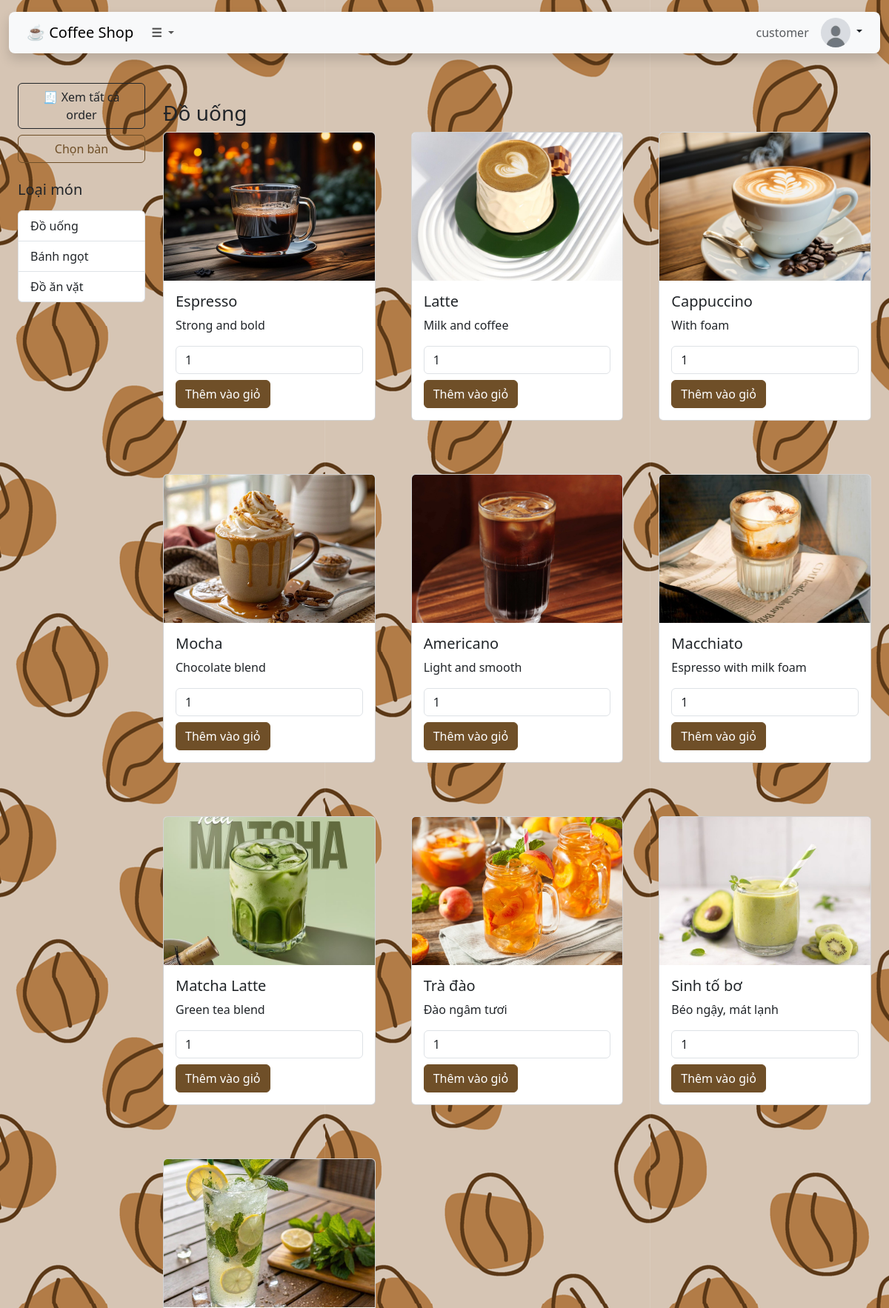
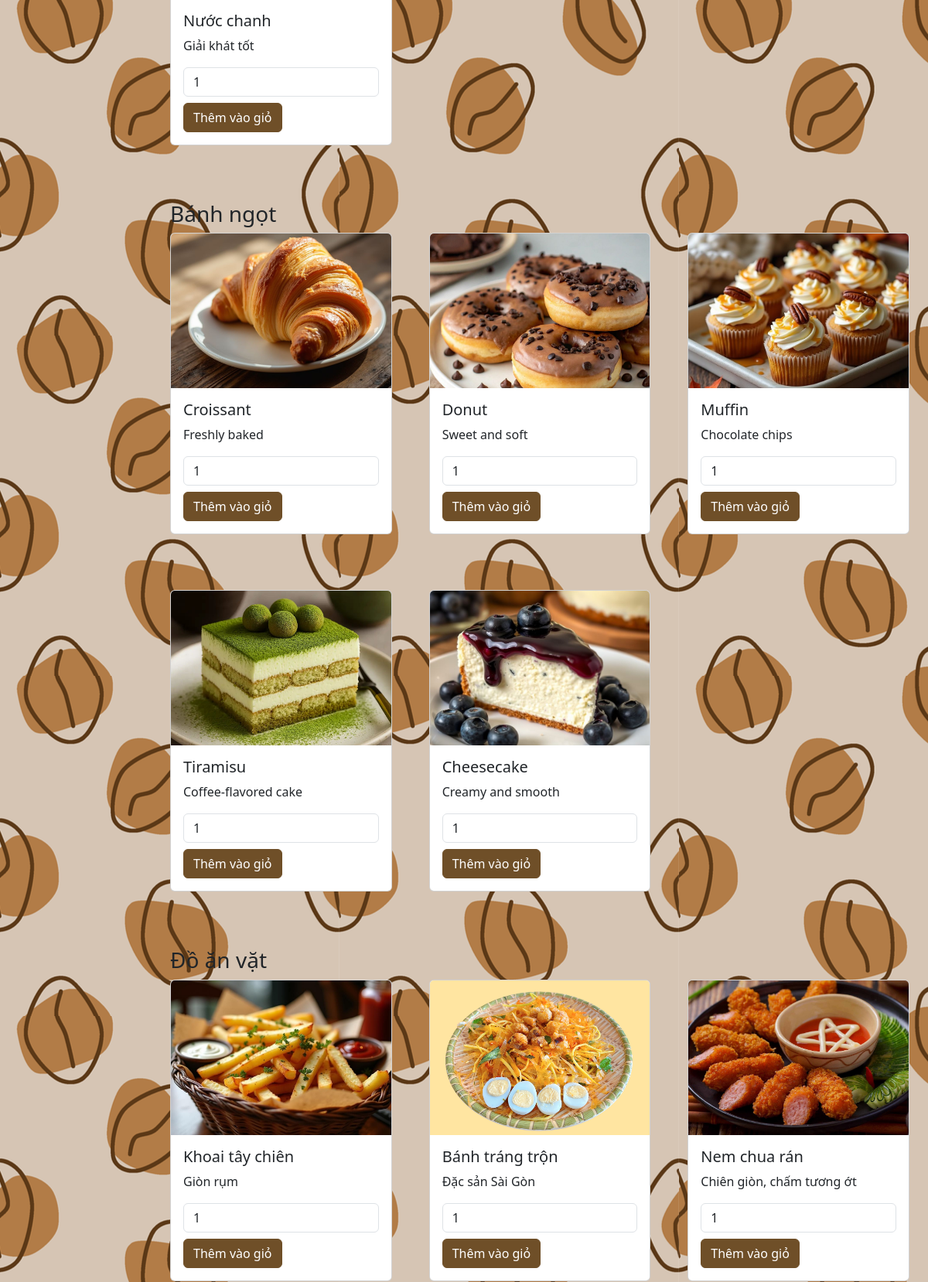
/InventoryController/customerMenuPage (signed in, upper part), run on the app's committed database (2 pictures, top to bottom).
### tables this page shows
CREATE TABLE Inventory (
    itemId INT PRIMARY KEY,
    quantity INT,
    FOREIGN KEY (itemId) REFERENCES Item(itemId)
);

CREATE TABLE Item (
    itemId INT AUTO_INCREMENT PRIMARY KEY,
    name VARCHAR(100),
    image VARCHAR(255),
    note TEXT,
    price INT,
    type VARCHAR(100)
);

### core/Controller.php (called while the page is built, shortened)
<?php
class Controller {
    public function view($viewPath, $data = []) {
        require_once __DIR__ . '/../app/views/' . $viewPath . '.php';
    }
}

### core/Database.php (called while the page is built, shortened)
<?php
class Database {
    private $host = "localhost";
    private $user = "root";
    private $pass = "";
    private $dbname = "coffee_shop";
    private $dbh;
    private $stmt;
    public function __construct() {
        $dsn = "mysql:host={$this->host};dbname={$this->dbname};charset=utf8";
        $options = [
            PDO::ATTR_ERRMODE            => PDO::ERRMODE_EXCEPTION,
            PDO::ATTR_DEFAULT_FETCH_MODE => PDO::FETCH_ASSOC
        ];
        try {
            $this->dbh = new PDO($dsn, $this->user, $this->pass, $options);
        } catch (PDOException $e) {
            die("Database Connection Failed: " . $e->getMessage());
        }
    }
    public function query($sql) {
        $this->stmt = $this->dbh->prepare($sql);
    }
    public function execute() {
        return $this->stmt->execute();
    }
    public function resultSet() {
        $this->execute();
        return $this->stmt->fetchAll(PDO::FETCH_ASSOC);
    }
}

### app/models/Inventory.php (called while the page is built, shortened)
<?php
    class Inventory {
        private $db;
        public function __construct() {
            $this->db = new Database();
        }
        public function getAllItemsGroupType() {
            $this->db->query('SELECT item.itemId, item.name, item.price, inventory.quantity, item.note, item.type, item.image FROM inventory LEFT JOIN item ON inventory.itemId = item.itemId');
            $rows = $this->db->resultSet();
            $itemsByType = [];
            foreach ($rows as &$row) {
                $type = $row['type'];
                unset($row['type']);
                $itemsByType[$type][] = $row;
            }
            return $itemsByType;
        }
    }
?>

### app/views/customer/menu_order.php (the view, shortened to what this page needs)
<div class="container-fluid px-4">
    <div class="row">
        <div class="col-md-2">
            <div class="position-sticky pt-4" style="top: 2rem;">
                <div class="text-center mb-4">
                    <a href="/cnpm-final/OrderController/customerTrackOrderPage" class="btn btn-outline-dark w-100 mb-2">
                        🧾 Xem tất cả order
                    </a>
                    <button type="button" class="btn btn-outline-primary w-100" data-bs-toggle="modal" data-bs-target="#tableModal">
                        Chọn bàn
                    </button>
                </div>
                <h5 class="mb-3">Loại món</h5>
                <div class="list-group">
                    <?php foreach ($data['itemsByType'] as $type => $items): ?>
                        <a href="#<?php echo urlencode($type); ?>"
                        class="list-group-item list-group-item-action">
                            <?php echo htmlspecialchars($type); ?>
                        </a>
                    <?php endforeach; ?>
                </div>
            </div>
        </div>
        <div class="col-md-10">
            <?php foreach ($data['itemsByType'] as $type => $items): ?>
                <h3 id="<?php echo urlencode($type); ?>" class="mt-5"><?php echo $type; ?></h3>
                <div class="row g-5">
                    <?php foreach ($items as $index => $item): ?>
                        <div class="col-md-4 mb-4">
                            <div class="card h-100">
                                <?php
                                $defaultImage = 'https://picsum.photos/300/300';
                                $imageLink = !empty($item['image']) ? ('/cnpm-final/public/images/productCard/' . $item['image']) : $defaultImage;
                                ?>
                                <img src="<?= $imageLink ?>" class="card-img-top" style="height: 200px; object-fit: cover;">
                                <div class="card-body d-flex flex-column">
                                    <h5 class="card-title"><?php echo $item['name']; ?></h5>
                                    <p class="card-text"><?php echo $item['note']; ?></p>
                                    <form method="POST" action="/cnpm-final/CartController/addToCart" class="mt-auto add-to-cart-form">
                                        <input type="number" name="quantity" value="1" min="1" class="form-control mb-2">
                                        <button type="submit" class="btn btn-primary btn-block">Thêm vào giỏ</button>
                                    </form>
                                </div>
                            </div>
                        </div>
                    <?php endforeach; ?>
                </div>
            <?php endforeach; ?>
        </div>
    </div>
</div>

### public/css/style.css (style rules this page uses)
.btn { display: inline-block; padding: 8px 16px; background-color: #007BFF; color: white; text-decoration: none; border-radius: 4px; }

### index.php (style rules this page uses)
body { background-image: url('/cnpm-final/public/images/other/background.png '); background-size: auto; background-repeat: repeat; background-position: 0 0; }
.btn-primary { background-color: #6f4f28; border-color: #6f4f28; color: #fff; }
.btn-outline-primary { color: #6f4f28; border-color: #6f4f28; }

### data on the page
inventory: itemId.type "Đồ ăn vặt"
inventory: itemId.image (picture), itemId.name "Espresso", itemId.note "Strong and bold"
inventory: itemId.image (picture), itemId.name "Latte", itemId.note "Milk and coffee"
inventory: itemId.image (picture), itemId.name "Cappuccino", itemId.note "With foam"
inventory: itemId.image (picture), itemId.name "Mocha", itemId.note "Chocolate blend"
inventory: itemId.image (picture), itemId.name "Americano", itemId.note "Light and smooth"
inventory: itemId.image (picture), itemId.name "Macchiato", itemId.note "Espresso with milk foam"
inventory: itemId.image (picture), itemId.name "Matcha Latte", itemId.note "Green tea blend"
inventory: itemId.image (picture), itemId.name "Trà đào", itemId.note "Đào ngâm tươi"
inventory: itemId.image (picture), itemId.name "Sinh tố bơ", itemId.note "Béo ngậy, mát lạnh"
inventory: itemId.image (picture), itemId.name "Nước chanh", itemId.note "Giải khát tốt"
inventory: itemId.image (picture), itemId.name "Croissant", itemId.note "Freshly baked"
inventory: itemId.image (picture), itemId.name "Donut", itemId.note "Sweet and soft"
inventory: itemId.image (picture), itemId.name "Muffin", itemId.note "Chocolate chips"
inventory: itemId.image (picture), itemId.name "Tiramisu", itemId.note "Coffee-flavored cake"
inventory: itemId.image (picture), itemId.name "Cheesecake", itemId.note "Creamy and smooth"
inventory: itemId.image (picture), itemId.name "Khoai tây chiên", itemId.note "Giòn rụm"
inventory: itemId.image (picture), itemId.name "Bánh tráng trộn", itemId.note "Đặc sản Sài Gòn"
inventory: itemId.image (picture), itemId.name "Nem chua rán", itemId.note "Chiên giòn, chấm tương ớt"

### other printed values
$_SESSION['username'] "customer"
$type "Đồ uống"
$type "Bánh ngọt"
